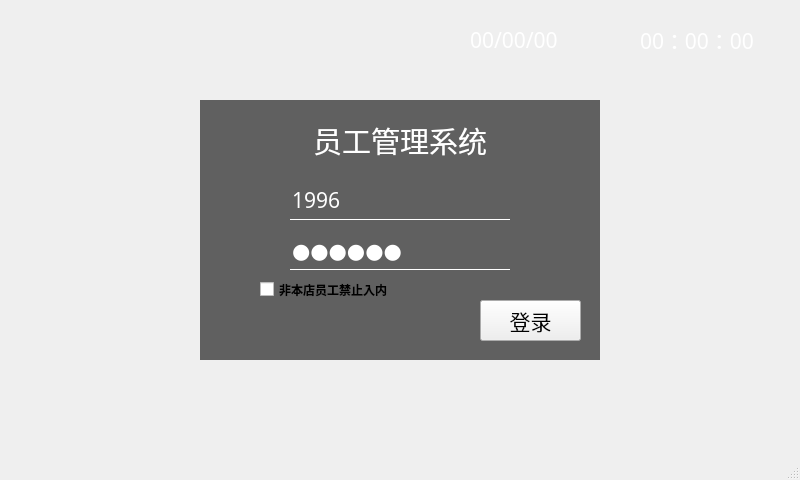
<?xml version="1.0" encoding="UTF-8"?>
<ui version="4.0">
 <class>MainWindow</class>
 <widget class="QMainWindow" name="MainWindow">
  <property name="windowModality">
   <enum>Qt::NonModal</enum>
  </property>
  <property name="geometry">
   <rect>
    <x>0</x>
    <y>0</y>
    <width>800</width>
    <height>480</height>
   </rect>
  </property>
  <property name="minimumSize">
   <size>
    <width>800</width>
    <height>480</height>
   </size>
  </property>
  <property name="maximumSize">
   <size>
    <width>800</width>
    <height>480</height>
   </size>
  </property>
  <property name="windowTitle">
   <string>员工后台管理系统</string>
  </property>
  <property name="windowIcon">
   <iconset resource="photo.qrc">
    <normaloff>:/2.png</normaloff>:/2.png</iconset>
  </property>
  <property name="styleSheet">
   <string notr="true">/* 主界面 */
QMainWindow#MainWindow
{
border-image: url(:/1.png);
}

/* 文本框 */
QLineEdit#codeEdit,QLineEdit#userEdit
{
 border: none; /* 移除所有边框 */
    border-bottom: 1px solid #ffffff; /* 下边框颜色为白色 */
    
    background-color: rgba(0, 0, 0, 0); /* 透明背景 */
    color: #ffffff; /* 字体颜色为白色 */


}
/* 
QPushButton{

border-radius: 5px;
background-color: rgb(85, 170, 255);
}
悬停 
 QPushButton:hover 
{
 background-color: rgb(100, 200, 255);
 }
按下 
QPushButton:pressed 
{
 background-color: rgb(50, 120, 200);
}
*/

/* 窗口控件 */
QWidget#widget
{
	background-color: rgba(0, 0, 0,0.6);
	border:none;
	
}
/* 标签 */
QLabel#toplabel,QLabel#datalabel,QLabel#timelabel
{
	color: rgb(255, 255, 255);
}
</string>
  </property>
  <widget class="QWidget" name="centralwidget">
   <widget class="QWidget" name="widget" native="true">
    <property name="geometry">
     <rect>
      <x>200</x>
      <y>100</y>
      <width>400</width>
      <height>260</height>
     </rect>
    </property>
    <property name="styleSheet">
     <string notr="true"/>
    </property>
    <widget class="QLineEdit" name="userEdit">
     <property name="geometry">
      <rect>
       <x>90</x>
       <y>80</y>
       <width>220</width>
       <height>40</height>
      </rect>
     </property>
     <property name="font">
      <font>
       <family>微软雅黑</family>
       <pointsize>16</pointsize>
      </font>
     </property>
     <property name="text">
      <string>1996</string>
     </property>
     <property name="placeholderText">
      <string>用户名：</string>
     </property>
    </widget>
    <widget class="QLineEdit" name="codeEdit">
     <property name="geometry">
      <rect>
       <x>90</x>
       <y>130</y>
       <width>220</width>
       <height>40</height>
      </rect>
     </property>
     <property name="font">
      <font>
       <family>微软雅黑</family>
       <pointsize>16</pointsize>
      </font>
     </property>
     <property name="text">
      <string>123456</string>
     </property>
     <property name="echoMode">
      <enum>QLineEdit::Password</enum>
     </property>
     <property name="placeholderText">
      <string>密码：</string>
     </property>
    </widget>
    <widget class="QCheckBox" name="checkBox">
     <property name="geometry">
      <rect>
       <x>60</x>
       <y>180</y>
       <width>221</width>
       <height>19</height>
      </rect>
     </property>
     <property name="font">
      <font>
       <family>微软雅黑</family>
       <weight>75</weight>
       <bold>true</bold>
      </font>
     </property>
     <property name="styleSheet">
      <string notr="true"/>
     </property>
     <property name="text">
      <string>非本店员工禁止入内</string>
     </property>
    </widget>
    <widget class="QPushButton" name="logButton">
     <property name="geometry">
      <rect>
       <x>280</x>
       <y>200</y>
       <width>101</width>
       <height>41</height>
      </rect>
     </property>
     <property name="sizePolicy">
      <sizepolicy hsizetype="Minimum" vsizetype="Fixed">
       <horstretch>0</horstretch>
       <verstretch>0</verstretch>
      </sizepolicy>
     </property>
     <property name="font">
      <font>
       <family>Agency FB</family>
       <pointsize>16</pointsize>
      </font>
     </property>
     <property name="text">
      <string>登录</string>
     </property>
    </widget>
    <widget class="QLabel" name="toplabel">
     <property name="geometry">
      <rect>
       <x>60</x>
       <y>20</y>
       <width>280</width>
       <height>41</height>
      </rect>
     </property>
     <property name="font">
      <font>
       <family>黑体</family>
       <pointsize>22</pointsize>
      </font>
     </property>
     <property name="styleSheet">
      <string notr="true"/>
     </property>
     <property name="text">
      <string>员工管理系统</string>
     </property>
     <property name="alignment">
      <set>Qt::AlignCenter</set>
     </property>
    </widget>
   </widget>
   <widget class="QLabel" name="datalabel">
    <property name="geometry">
     <rect>
      <x>470</x>
      <y>20</y>
      <width>161</width>
      <height>40</height>
     </rect>
    </property>
    <property name="font">
     <font>
      <family>微软雅黑</family>
      <pointsize>16</pointsize>
     </font>
    </property>
    <property name="styleSheet">
     <string notr="true"/>
    </property>
    <property name="text">
     <string>00/00/00</string>
    </property>
   </widget>
   <widget class="QLabel" name="timelabel">
    <property name="geometry">
     <rect>
      <x>640</x>
      <y>20</y>
      <width>151</width>
      <height>40</height>
     </rect>
    </property>
    <property name="font">
     <font>
      <family>微软雅黑</family>
      <pointsize>16</pointsize>
     </font>
    </property>
    <property name="styleSheet">
     <string notr="true"/>
    </property>
    <property name="text">
     <string>00：00：00</string>
    </property>
   </widget>
   <widget class="RollText" name="widget_2" native="true">
    <property name="geometry">
     <rect>
      <x>0</x>
      <y>399</y>
      <width>801</width>
      <height>51</height>
     </rect>
    </property>
   </widget>
  </widget>
  <widget class="QMenuBar" name="menubar">
   <property name="geometry">
    <rect>
     <x>0</x>
     <y>0</y>
     <width>800</width>
     <height>26</height>
    </rect>
   </property>
  </widget>
  <widget class="QStatusBar" name="statusbar"/>
 </widget>
 <customwidgets>
  <customwidget>
   <class>RollText</class>
   <extends>QWidget</extends>
   <header location="global">rolltext.h</header>
   <container>1</container>
  </customwidget>
 </customwidgets>
 <resources>
  <include location="photo.qrc"/>
 </resources>
 <connections/>
</ui>
